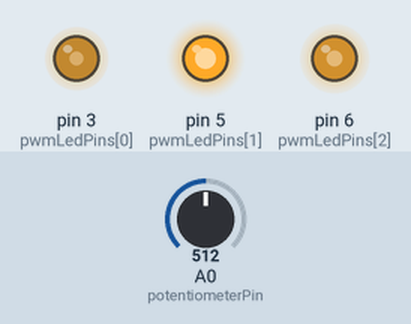
This sketch was run on a simulated Arduino Uno, built with avr-gcc and run on an emulated ATmega328P. On the bench: output pins drawn as LEDs (lit = HIGH). The inputs (shaded band) are chosen by the test bench; at power-on: A0 (potentiometerPin) = 512.

Above: at 1.2 s.
1.3 s: A0 (potentiometerPin) set to 716
At 1.68 s:
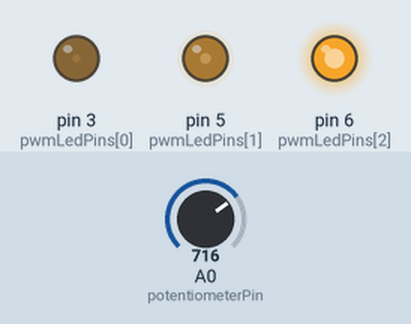
4.3 s: A0 (potentiometerPin) set to 900
At 4.78 s:
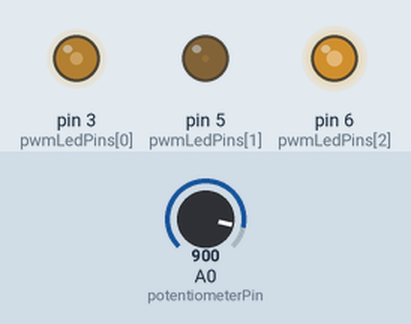
7.3 s: A0 (potentiometerPin) set to 1023
At 7.54 s:
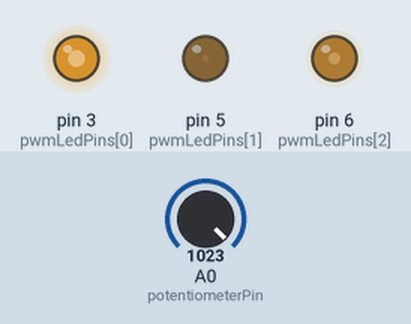
10.3 s: A0 (potentiometerPin) set to 306
13.3 s: A0 (potentiometerPin) set to 122
Timing chart, 0 to 28.1 s (numbered marks = the images above; inputs shaded):
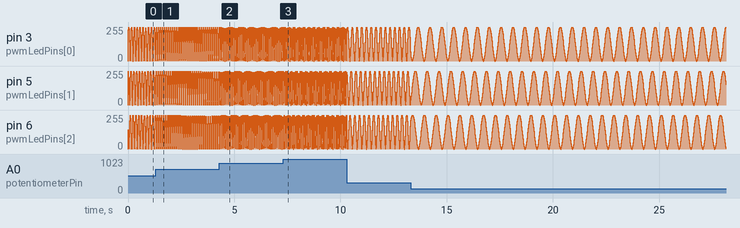

The sketch:

Arduino_Week2_RGB_PWM.ino
```cpp
int pwmLedPins[] = { 3, 5, 6 };
float modifiers[] = { 0.0, 1.5, 3.0 };
int potentiometerPin = 0;

void setup() {
  for (int i = 0; i < 3; i = i + 1) {
    pinMode(pwmLedPins[i], OUTPUT);
  }
}

void loop() {
  float value = analogRead(potentiometerPin);
  value = value / 1024.0;

  for (int i = 0; i < 3; i = i + 1) {
    float brightness = ((sin(modifiers[i]) + 1.0) / 2.0) * 255;
    modifiers[i] = modifiers[i] + value;
    analogWrite(pwmLedPins[i], brightness);
  }

  delay(10);
}
```
